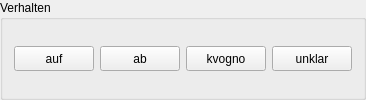
     <widget class="QGroupBox" name="groupBox_4">
      <property name="sizePolicy">
       <sizepolicy hsizetype="MinimumExpanding" vsizetype="MinimumExpanding">
        <horstretch>0</horstretch>
        <verstretch>0</verstretch>
       </sizepolicy>
      </property>
      <property name="minimumSize">
       <size>
        <width>241</width>
        <height>51</height>
       </size>
      </property>
      <property name="styleSheet">
       <string notr="true"/>
      </property>
      <property name="title">
       <string>Verhalten</string>
      </property>
      <layout class="QGridLayout" name="gridLayout_3">
       <item row="0" column="0">
        <widget class="QPushButton" name="btn_auf">
         <property name="minimumSize">
          <size>
           <width>51</width>
           <height>25</height>
          </size>
         </property>
         <property name="text">
          <string>auf</string>
         </property>
        </widget>
       </item>
       <item row="0" column="1">
        <widget class="QPushButton" name="btn_ab">
         <property name="minimumSize">
          <size>
           <width>51</width>
           <height>25</height>
          </size>
         </property>
         <property name="text">
          <string>ab</string>
         </property>
        </widget>
       </item>
       <item row="0" column="2">
        <widget class="QPushButton" name="btn_kvo">
         <property name="minimumSize">
          <size>
           <width>51</width>
           <height>25</height>
          </size>
         </property>
         <property name="text">
          <string>kvogno</string>
         </property>
        </widget>
       </item>
       <item row="0" column="3">
        <widget class="QPushButton" name="btn_un">
         <property name="minimumSize">
          <size>
           <width>51</width>
           <height>25</height>
          </size>
         </property>
         <property name="text">
          <string>unklar</string>
         </property>
        </widget>
       </item>
      </layout>
     </widget>
